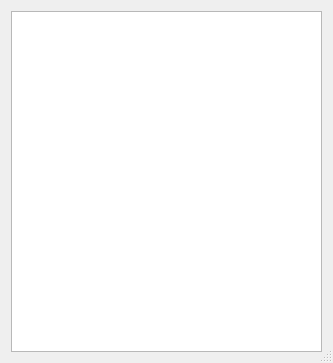
<?xml version="1.0" encoding="UTF-8"?>
<ui version="4.0">
 <class>ShowInfoImageDialog</class>
 <widget class="QDialog" name="ShowInfoImageDialog">
  <property name="geometry">
   <rect>
    <x>0</x>
    <y>0</y>
    <width>333</width>
    <height>363</height>
   </rect>
  </property>
  <property name="windowTitle">
   <string>Information of Image</string>
  </property>
  <property name="sizeGripEnabled">
   <bool>true</bool>
  </property>
  <property name="modal">
   <bool>false</bool>
  </property>
  <layout class="QVBoxLayout" name="verticalLayout">
   <item>
    <widget class="QTextEdit" name="textEdit"/>
   </item>
  </layout>
 </widget>
 <resources/>
 <connections/>
</ui>
